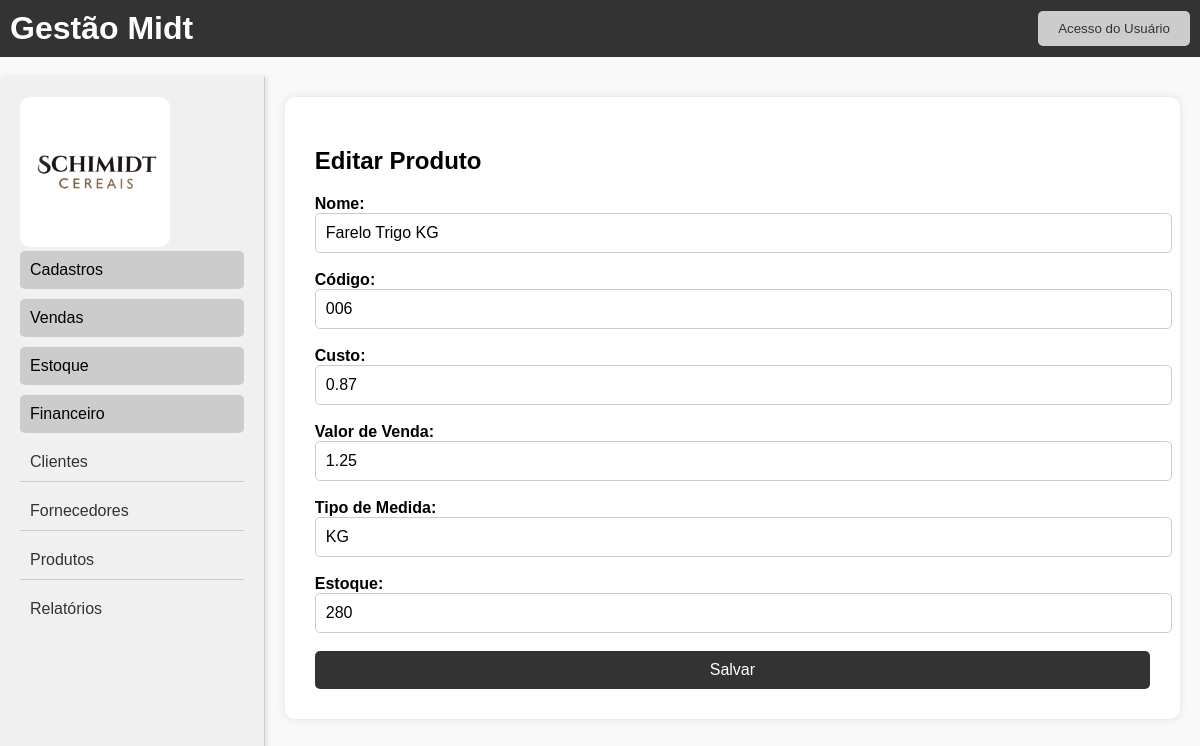
Screenshot of /editar_produto/6 with the database file from the repository.
### tables this page shows
CREATE TABLE produtos (
                    id INTEGER PRIMARY KEY,
                    nome TEXT NOT NULL,
                    codigo TEXT NOT NULL,
                    custo REAL,
                    valor_venda REAL,
                    tipo_medida TEXT,
                    estoque INTEGER DEFAULT 0  -- Adiciona a coluna estoque com valor padrão 0
                    );

### app.py (the view, shortened to what this page needs)
@app.route('/editar_produto/<int:id_produto>', methods=['GET', 'POST'])
def editar_produto(id_produto):
    produto = obter_produto_por_id(id_produto)
    return render_template('editar_produto.html', produto=produto)

### app.py (called while the page is built)
def conectar_bd():
    conn = sqlite3.connect('erp.db')
    return conn

def obter_produto_por_id(id_produto):
    conn = conectar_bd()
    cursor = conn.cursor()
    cursor.execute('SELECT * FROM produtos WHERE id=?', (id_produto,))
    produto = cursor.fetchone()
    conn.close()
    return produto

### templates/editar_produto.html (shortened to what this page needs)
<!DOCTYPE html>
<html lang="pt-br">
<head>
</head>
<body>
    <div class="header">
        <h1 style="margin: 0;">Gestão Midt</h1>
        <button class="user-access-btn">Acesso do Usuário</button>
    </div>
    <div class="container">
        <div class="sidebar">
            <div class="logo">
                <img src="/images/logo.jpeg" alt="Logo da Empresa">
            </div>
            <div class="expandable-header">Cadastros</div>
            <div class="expandable-header">Vendas</div>
            <div class="expandable-header">Estoque</div>
            <div class="expandable-header">Financeiro</div>
            <ul class="navigation">
                <li><a href="/listar_clientes">Clientes</a></li>
                <li><a href="/listar_fornecedores">Fornecedores</a></li>
                <li><a href="/listar_produtos">Produtos</a></li>
                <li><a href="/relatorio_vendas">Relatórios</a></li>
            </ul>
        </div>
        <div class="content">
            <div class="form-container">
                <h2>Editar Produto</h2>
                <form method="POST">
                    <label for="nome">Nome:</label>
                    <input type="text" id="nome" name="nome" value="{{ produto[1] }}" required><br><br>
                    <label for="codigo">Código:</label>
                    <input type="text" id="codigo" name="codigo" value="{{ produto[2] }}" required><br><br>
                    <label for="custo">Custo:</label>
                    <input type="text" id="custo" name="custo" value="{{ produto[3] }}" required><br><br>
                    <label for="valor_venda">Valor de Venda:</label>
                    <input type="text" id="valor_venda" name="valor_venda" value="{{ produto[4] }}" required><br><br>
                    <label for="tipo_medida">Tipo de Medida:</label>
                    <input type="text" id="tipo_medida" name="tipo_medida" value="{{ produto[5] }}" required><br><br>
                    <label for="estoque">Estoque:</label>
                    <input type="text" id="estoque" name="estoque" value="{{ produto[6] }}" required><br><br>
                    <input type="submit" value="Salvar">
                </form>
            </div>
        </div>
    </div>
</body>
</html>

### templates/editar_produto.html (style rules this page uses)
body { font-family: Arial, sans-serif; margin: 0; padding: 0; background-color: #f9f9f9; }
.header { background-color: #333; color: #fff; padding: 10px; display: flex; justify-content: space-between; align-items: center; margin-bottom: 20px; }
.logo img { width: 150px; height: auto; border-radius: 10px; }
.user-access-btn { background-color: #ccc; color: #333; border: none; padding: 10px 20px; border-radius: 5px; cursor: pointer; transition: background-color 0.3s ease; }
.container { display: flex; height: calc(100vh - 50px); }
.sidebar { background-color: #f0f0f0; width: 20%; padding: 20px; box-shadow: 2px 0 5px rgba(0, 0, 0, 0.1); border-right: 1px solid #ccc; }
.navigation { list-style-type: none; padding: 0; margin: 0; }
.navigation li { margin-bottom: 10px; border-bottom: 1px solid #ccc; }
.navigation li:last-child { border-bottom: none; }
.navigation a { text-decoration: none; color: #333; font-size: 16px; display: block; padding: 10px; border-radius: 5px; transition: background-color 0.3s ease; }
.expandable-header { background-color: #ccc; padding: 10px; border-radius: 5px; margin-bottom: 10px; font-size: 16px; cursor: pointer; transition: background-color 0.3s ease; }
.content { width: 80%; padding: 20px; overflow-y: auto; }
.form-container { background-color: #fff; padding: 30px; border-radius: 10px; box-shadow: 0 0 10px rgba(0, 0, 0, 0.1); }
label { font-weight: bold; }
input[type="text"], input[type="number"], select, input[type="submit"] { width: 100%; padding: 10px; border: 1px solid #ccc; border-radius: 5px; font-size: 16px; transition: border-color 0.3s ease; }
input[type="submit"] { background-color: #333; color: #fff; border: none; cursor: pointer; transition: background-color 0.3s ease; }

### rows the page displays
produtos: nome "Farelo Trigo KG", codigo "006", custo "0.87", valor_venda "1.25", tipo_medida "KG", estoque "280"
